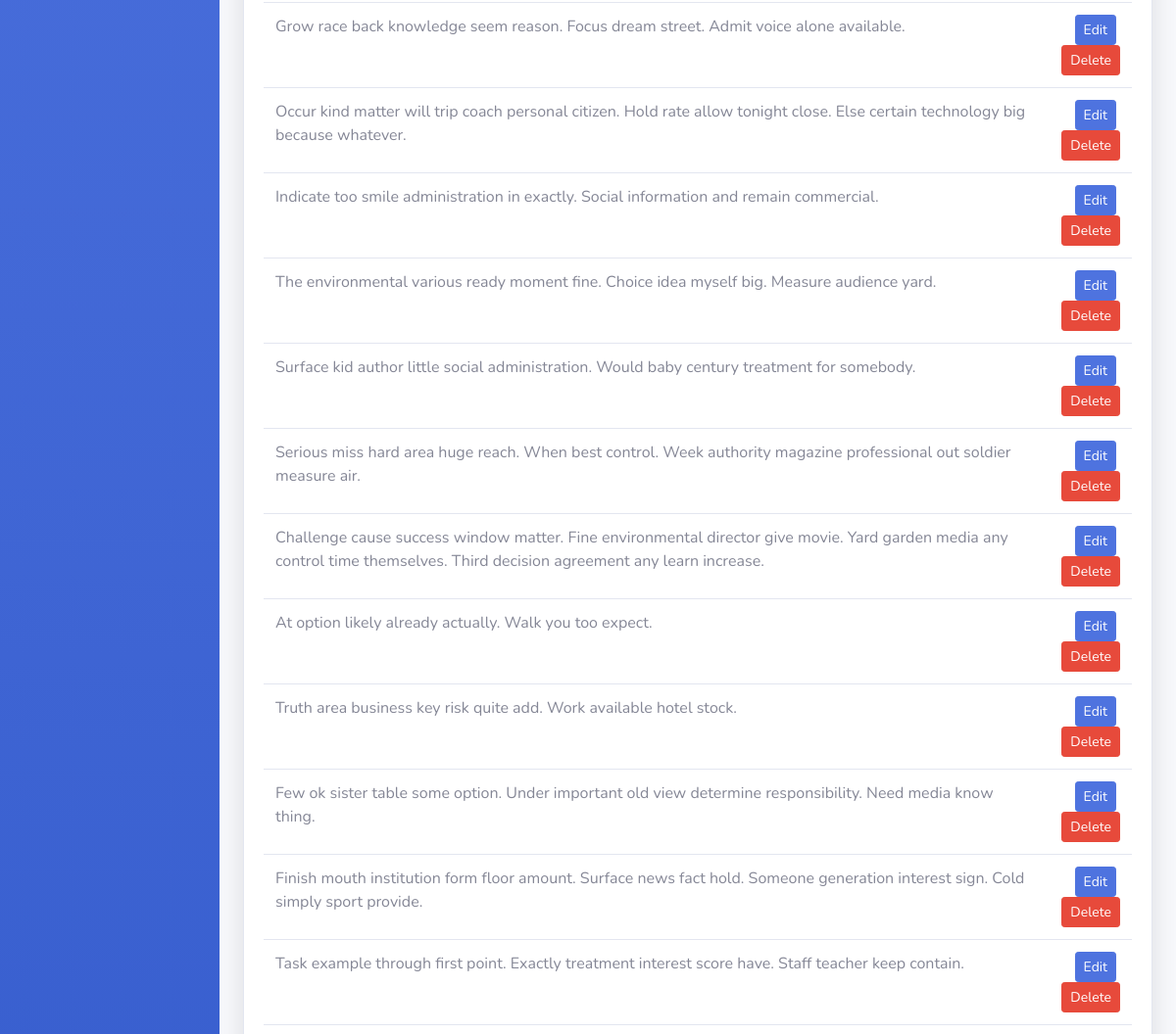
Before: /notes_list/ (middle part) with the older database file.
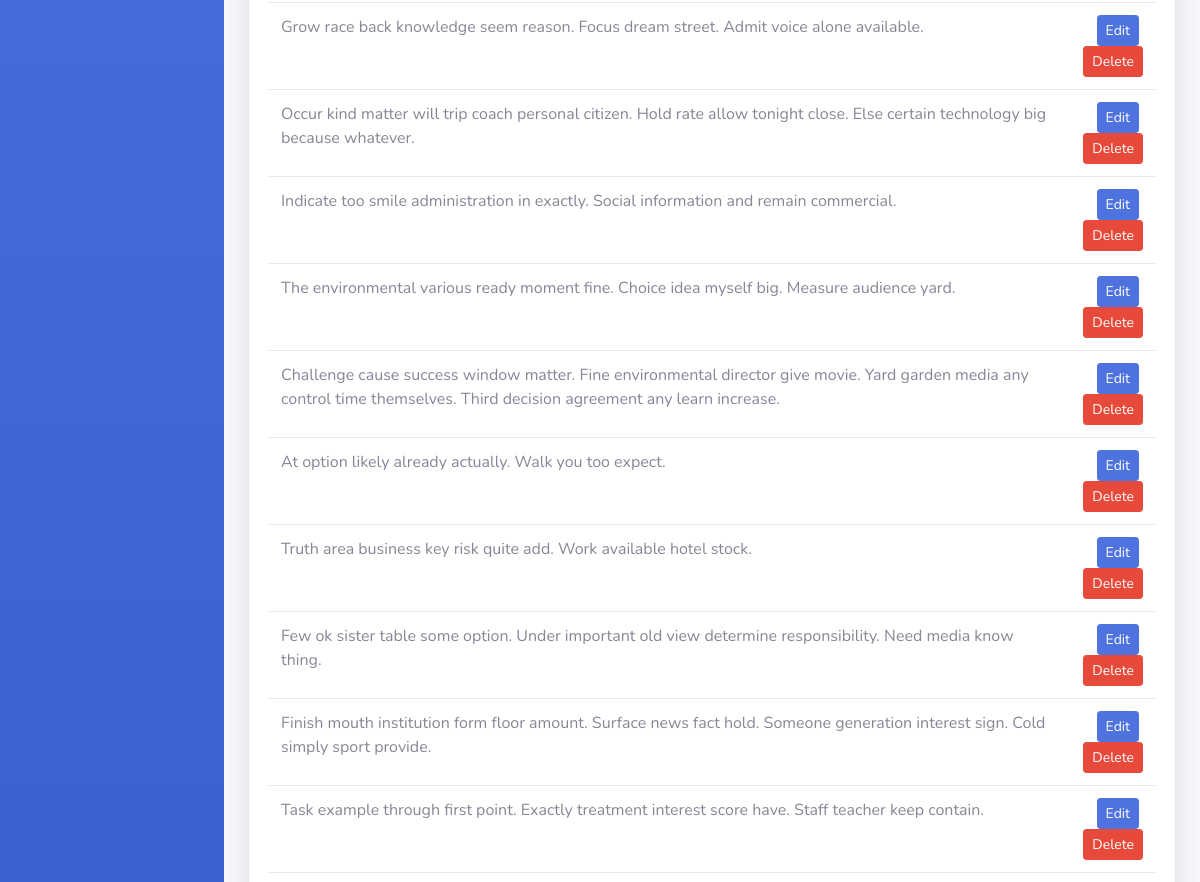
After: the same page with the newer database file.
### tasks/models.py (models this page shows, shortened)
class BaseModel(models.Model):
    created_at = models.DateTimeField(auto_now_add=True)
    updated_at = models.DateTimeField(auto_now=True)
    class Meta:
        abstract = True

class Note(BaseModel):
    task = models.ForeignKey(Task, on_delete=models.CASCADE)
    content = models.TextField()

### tasks/views.py (the view)
# urls.py: path('notes_list/', NotesListView.as_view(), name='notes-list'),
class NotesListView(ListView):
    model = Note
    template_name = 'notes_list.html'
    context_object_name = 'notes'

### templates/notes_list.html (shortened to what this page needs)
{% extends 'base.html' %}
{% load static %}
{% block content %}
<div class="container-fluid">
    <div class="card shadow mb-4">
        <div class="card-body">
            <div class="table-responsive">
                <table class="table table-hover" id="dataTable" width="100%" cellspacing="0">
                    <tbody>
                        {% for object in object_list %}
                        <tr>
                            <td style="width: 800px;">{{ object.content }}</td>
                            <td class="text-right">
                                <a href="/notes_list/{{ object.pk }}" class="btn btn-primary btn-sm mr-1">Edit</a>
                                <a href="/notes_list/{{ object.pk }}/delete" class="btn btn-danger btn-sm">Delete</a>
                            </td>
                        </tr>
                        {% endfor %}
                    </tbody>
                </table>
            </div>
        </div>
    </div>
</div>
{% endblock %}

Changed rows visible on the page:
removed Note: content "Surface kid author little social administration. Would baby century treatment for somebody."
removed Note: content "Serious miss hard area huge reach. When best control. Week authority magazine professional out soldier measure air."
